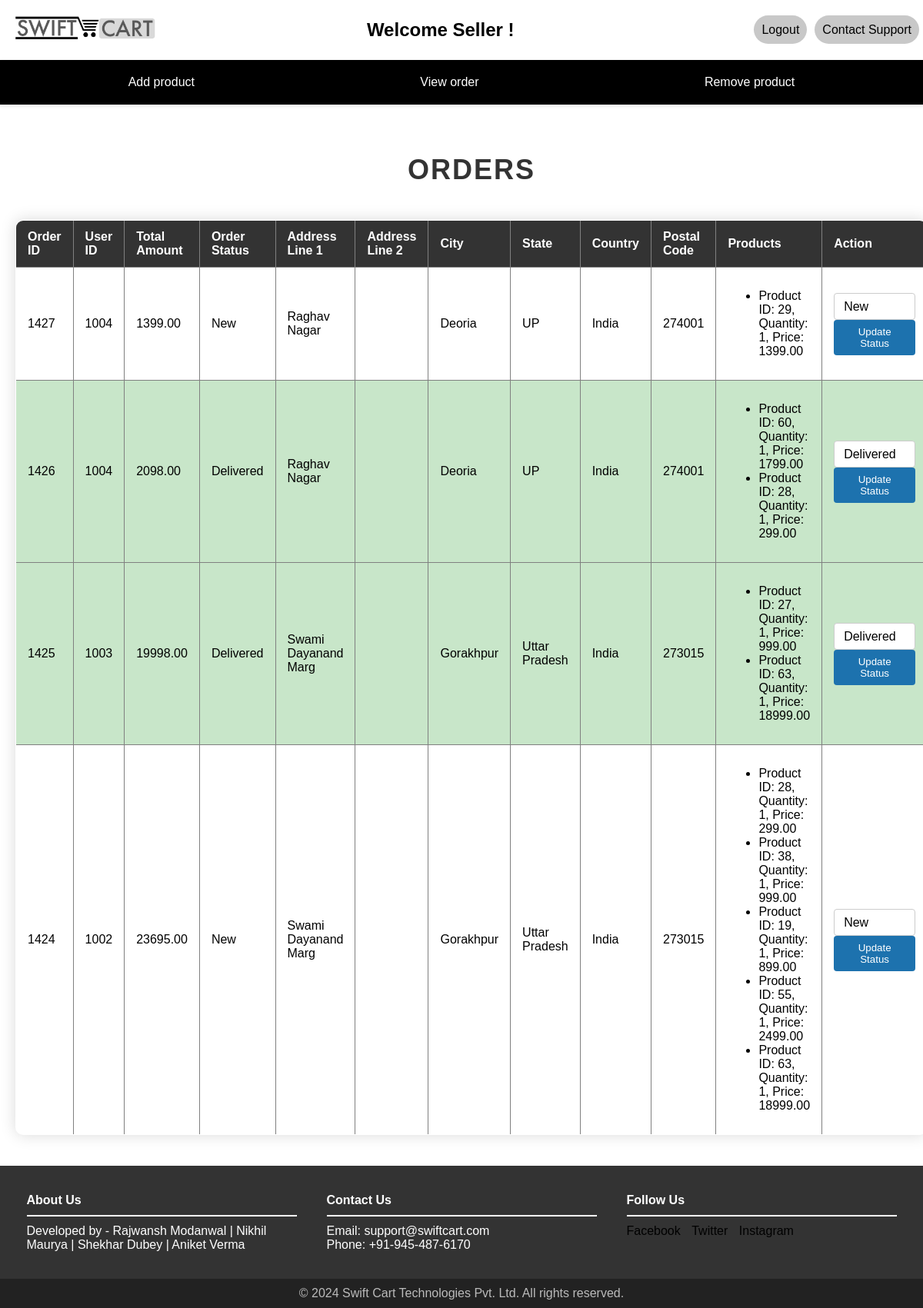
Page /admin/orders.php (signed in) on the committed database.
### tables this page shows
CREATE TABLE `orders` (
  `id` int(11) NOT NULL,
  `user_id` int(11) NOT NULL,
  `total_amount` decimal(10,2) NOT NULL,
  `status` varchar(255) NOT NULL DEFAULT 'Pending',
  `created_at` timestamp NOT NULL DEFAULT current_timestamp()
);

CREATE TABLE `addresses` (
  `id` int(11) NOT NULL,
  `user_id` int(11) NOT NULL,
  `address_line_1` varchar(255) NOT NULL,
  `address_line_2` varchar(255) DEFAULT NULL,
  `city` varchar(255) NOT NULL,
  `state` varchar(255) NOT NULL,
  `country` varchar(255) NOT NULL,
  `postal_code` varchar(20) NOT NULL,
  `created_at` timestamp NOT NULL DEFAULT current_timestamp()
);

CREATE TABLE `order_items` (
  `id` int(11) NOT NULL,
  `order_id` int(11) DEFAULT NULL,
  `product_id` int(11) DEFAULT NULL,
  `quantity` int(11) NOT NULL,
  `price` decimal(10,2) NOT NULL,
  `created_at` timestamp NOT NULL DEFAULT current_timestamp()
);

### admin/orders.php (the view, shortened to what this page needs)
<?php
include '../pages/database.php';
$stmt = $pdo->prepare("SELECT o.*, a.address_line_1, a.address_line_2, a.city, a.state, a.country, a.postal_code
                       FROM orders o
                       JOIN addresses a ON o.user_id = a.user_id
                       ORDER BY o.created_at DESC");
$stmt->execute();
$orders = $stmt->fetchAll(PDO::FETCH_ASSOC);
$orderItemsStmt = $pdo->prepare("SELECT oi.order_id, oi.product_id, oi.quantity, oi.price AS item_price
                                 FROM order_items oi
                                 WHERE oi.order_id IN (SELECT id FROM orders)");
$orderItemsStmt->execute();
$orderItems = $orderItemsStmt->fetchAll(PDO::FETCH_ASSOC);
?>
<!DOCTYPE html>
<html>
<head>
    <?php require('seller_header.php'); ?>
</head>
<body>
    <div class="orders-container">
        <h1 class="orders-heading">Orders</h1>
        <table border="1">
            <thead>
                <tr>
                    <th>Order ID</th>
                    <th>User ID</th>
                    <th>Total Amount</th>
                    <th>Order Status</th>
                    <th>Address Line 1</th>
                    <th>Address Line 2</th>
                    <th>City</th>
                    <th>State</th>
                    <th>Country</th>
                    <th>Postal Code</th>
                    <th>Products</th>
                    <th>Action</th>
                </tr>
            </thead>
            <tbody>
                <?php if (count($orders) > 0): ?>
                    <?php foreach ($orders as $order): ?>
                        <?php
                            $rowColor = '';
                            switch ($order['status']) {
                                case 'New':
                                    $rowColor = 'new';
                                    break;
                                case 'Delivered':
                                    $rowColor = 'delivered';
                                    break;
                            }
                        ?>
                        <tr class="<?php echo $rowColor; ?>">
                            <td><?php echo htmlspecialchars($order['id']); ?></td>
                            <td><?php echo htmlspecialchars($order['user_id']); ?></td>
                            <td><?php echo htmlspecialchars($order['total_amount']); ?></td>
                            <td><?php echo htmlspecialchars($order['status']); ?></td>
                            <td><?php echo htmlspecialchars($order['address_line_1']); ?></td>
                            <td><?php echo htmlspecialchars($order['address_line_2']); ?></td>
                            <td><?php echo htmlspecialchars($order['city']); ?></td>
                            <td><?php echo htmlspecialchars($order['state']); ?></td>
                            <td><?php echo htmlspecialchars($order['country']); ?></td>
                            <td><?php echo htmlspecialchars($order['postal_code']); ?></td>
                            <td>
                                <ul>
                                    <?php foreach ($order['items'] as $item): ?>
                                        <li>Product ID: <?php echo htmlspecialchars($item['product_id']); ?>, Quantity: <?php echo htmlspecialchars($item['quantity']); ?>, Price: <?php echo htmlspecialchars($item['item_price']); ?></li>
                                    <?php endforeach; ?>
                                </ul>
                            </td>
                            <td>
                                <form method="POST" action="">
                                    <select name="order_status">
                                        <option value="New" <?php echo $order['status'] == 'New' ? 'selected' : ''; ?>>New</option>
                                        <option value="Delivered" <?php echo $order['status'] == 'Delivered' ? 'selected' : ''; ?>>Delivered</option>
                                    </select>
                                    <button type="submit" name="update_status" class="complete-button">Update Status</button>
                                </form>
                            </td>
                        </tr>
                    <?php endforeach; ?>
                <?php else: ?>
                    <tr>
                        <td colspan="12">No orders.</td>
                    </tr>
                <?php endif; ?>
            </tbody>
        </table>
    </div>
</body>
</html>
<?php
require('seller_footer.php');
?>

### admin/orders.php (style rules this page uses)
body { font-family: Arial, sans-serif; margin: 0; padding: 0; background-color: #ffffff; }
.orders-container { position: relative; padding: 20px; max-width: 1200px; margin: 0 auto; }
.orders-heading { font-family: 'Arial', sans-serif; font-size: 36px; color: #333; text-align: center; padding: 20px; text-transform: uppercase; letter-spacing: 2px; }
table { width: 100%; border-collapse: collapse; font-family: Arial, sans-serif; box-shadow: 0 0 20px rgba(0, 0, 0, 0.15); border-radius: 10px; overflow: hidden; margin-bottom: 20px; }
th, td { padding: 12px 15px; text-align: left; }
th { background-color: #333; color: #fff; }
tr:nth-child(even) { background-color: #f2f2f2; }
tr.new { background-color: white; }
tr.delivered { background-color: #c8e6c9; }
.complete-button { background-color: #1d72ae; color: white; padding: 8px 16px; border: none; border-radius: 4px; cursor: pointer; transition-duration: 0.4s; }
select { -webkit-appearance: none; -moz-appearance: none; appearance: none; padding: 8px 12px; border: 1px solid #ccc; border-radius: 4px; background-color: #fff; font-size: 16px; font-family: inherit; cursor: pointer; outline: none; }

### admin/seller_footer.php (style rules this page uses)
html, body { height: 100%; margin: 0; padding: 0; font-family: Arial, sans-serif; display: flex; flex-direction: column; }

### rows in the picture
orders: id "1427", user "1004", total_amount "1399.00", status "New", addresses.address_line_1 "Raghav Nagar", addresses.city "Deoria", addresses.state "UP", addresses.country "India", addresses.postal_code "274001", order_status "New"
order_items: product "29", quantity "1", price "1399.00"
orders: id "1426", user "1004", total_amount "2098.00", status "Delivered", addresses.address_line_1 "Raghav Nagar", addresses.city "Deoria", addresses.state "UP", addresses.country "India", addresses.postal_code "274001", order_status "Delivered"
order_items: product "60", quantity "1", price "1799.00"
order_items: product "28", quantity "1", price "299.00"
orders: id "1425", user "1003", total_amount "19998.00", status "Delivered", addresses.address_line_1 "Swami Dayanand Marg", addresses.city "Gorakhpur", addresses.state "Uttar Pradesh", addresses.country "India", addresses.postal_code "273015", order_status "Delivered"
order_items: product "27", quantity "1", price "999.00"
order_items: product "63", quantity "1", price "18999.00"
orders: id "1424", user "1002", total_amount "23695.00", status "New", addresses.address_line_1 "Swami Dayanand Marg", addresses.city "Gorakhpur", addresses.state "Uttar Pradesh", addresses.country "India", addresses.postal_code "273015", order_status "New"
order_items: product "28", quantity "1", price "299.00"
order_items: product "38", quantity "1", price "999.00"
order_items: product "19", quantity "1", price "899.00"
order_items: product "55", quantity "1", price "2499.00"
order_items: product "63", quantity "1", price "18999.00"
